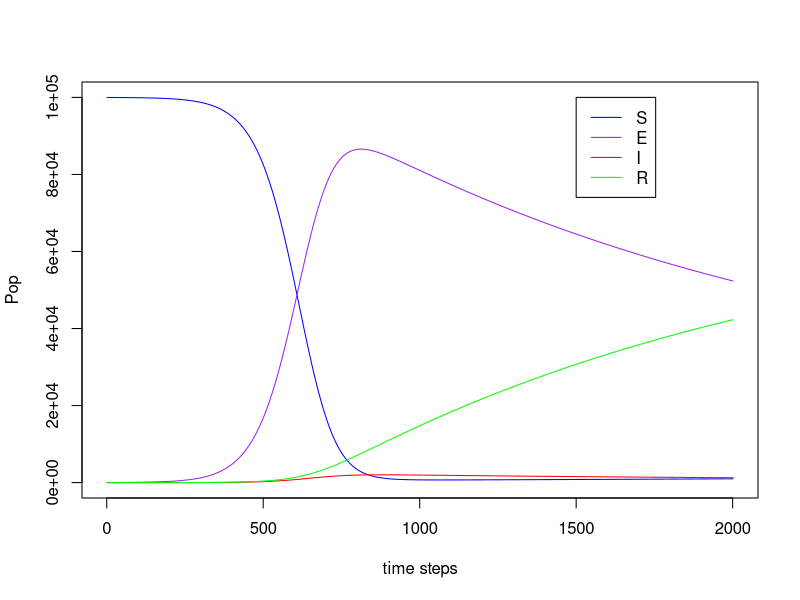
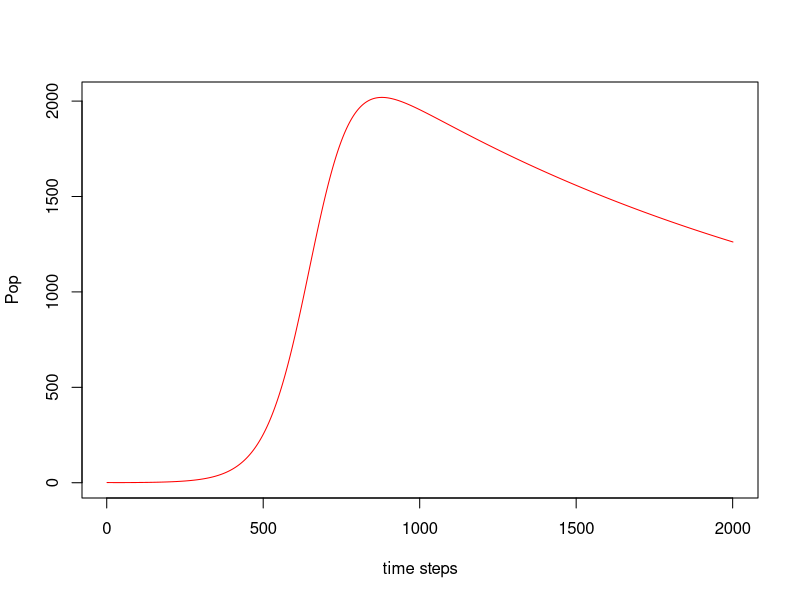

Recreate these plots in R, in order.
N = 100000
beta = 0.001
mu = 1/75
gamma = 0.05
v = 2
kappa = 0.1

time = 20
dt = 0.01

S = 99999
E = 0
I = 1
R = 0

Svec = S
Evec = E
Ivec = I
Rvec = R


for (i in 1:time){
  for (i in 1:(1/dt)){
    S = S + mu*N*dt - beta*S*I*dt - mu*S*dt
    E = E + beta*S*I*dt - gamma*E*dt - mu*E*dt
    I = I + gamma*E*dt - v*I*dt - kappa*I*dt - mu*I*dt
    R = R + v*I*dt - mu*R*dt
    Svec = c(Svec, S)
    Evec = c(Evec, E)
    Ivec = c(Ivec, I)
    Rvec = c(Rvec, R)
    N = S+E+I+R
  }
}
  
plot(Svec,col="blue",type="l",xlab="time steps",ylab="Pop",ylim=c(0,100000))
lines(Evec,col="purple")
lines(Ivec,col="red")
lines(Rvec,col="green")
legend(1500,100000,c("S","E","I","R"),lty=c(1,1,1,1),col=c("blue","purple","red","green"))

plot(Ivec,col="red",type="l",xlab="time steps",ylab="Pop")
max(Ivec)
